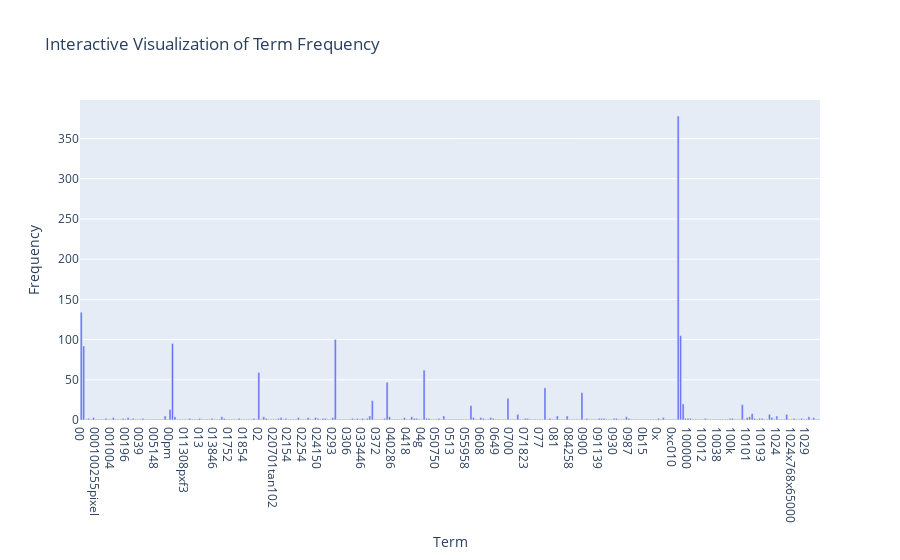

Notebook cell for this chart:
### Markdown cell above
### >>> **Exercise 12 (take home):**
If you want a nicer interactive visualization here, I would encourage you try to install and use plotly to achieve this.

### Code cell
# Answer here
import plotly.express as pltly

pltly.bar(
    x=count_vect.get_feature_names_out()[:300], 
    y=term_frequencies[:300],
    labels={'x':'Term', 'y':'Frequency'},
    title='Interactive Visualization of Term Frequency'
)

### Figure 1 — Plotly figure (JSON) as saved in the notebook; plotly's stock layout.template omitted (floating-point values rounded to 4 significant figures; data arrays with more than 128 entries replaced by an {"elided": "..."} marker saying what was removed)
{"data": [{"hovertemplate": "Term=%{x}<br>Frequency=%{y}<extra></extra>", "legendgroup": "", "marker": {"color": "#636efa", "pattern": {"shape": ""}}, "name": "", "orientation": "v", "showlegend": false, "textposition": "auto", "type": "bar", "x": {"elided": "300 str values"}, "xaxis": "x", "y": {"elided": "300 int values"}, "yaxis": "y"}], "layout": {"barmode": "relative", "legend": {"tracegroupgap": 0}, "title": {"text": "Interactive Visualization of Term Frequency"}, "xaxis": {"anchor": "y", "domain": [0, 1], "title": {"text": "Term"}}, "yaxis": {"anchor": "x", "domain": [0, 1], "title": {"text": "Frequency"}}}}
